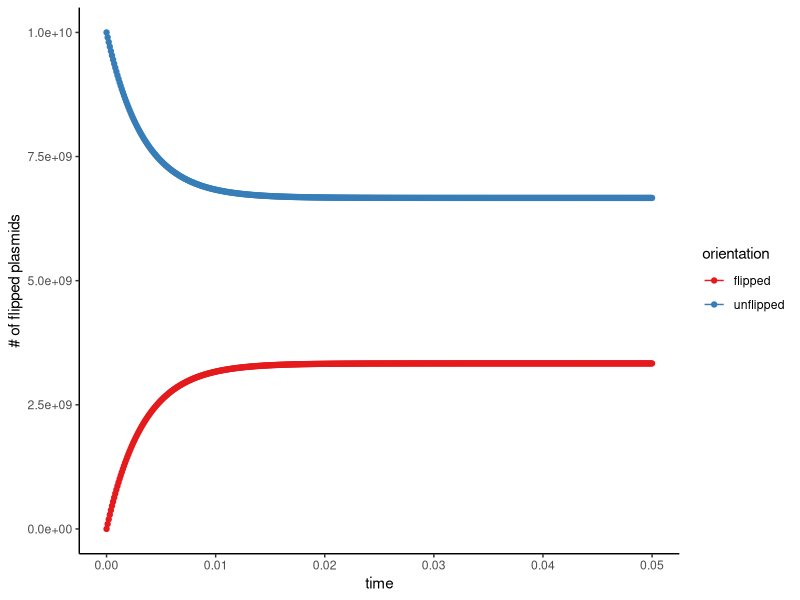

Here is the R script that generated this plot:
# Code for memory-microbe
# Author: Prashant Kalvapalle
# Date started: 1 feb 2019

# initializing variables
r0 <- 1e10 # copies of plasmid (unflipped) in 1 ml culture
f0 <- 0
k1 <- 100 # sec-1
k2 <- 200 # sec-1

i0 <- 1e3 # number of integrase proteins
kcat <- 1 # sec-1
km <- 1e5 # copies
n <- 4 # effective hill coefficient - Integrase tetramerization and binding

# other initializations
t <- seq(0,.05,.0001) # time sequence

# calling libraries
library(deSolve)
library(tidyverse)
library(ggplot2)
library(magrittr)

# differential equations
func_i <- function(t,y, params) # differential equation for intrinsic flipping - integrase independant
{with(as.list(c(y,params)),
      {f <- y[1]; r <- y[2]
      df <- k1*r - k2*f
      dr <- -df
      dy <- list(c(df,dr))}
)}

func_int <- function(t,y, params) # integrase dependant flipping differential eqn
{with(as.list(c(y,params)),
      {f <- y[1]; r <- y[2]
      df <- k1*r + kcat*i0*r^n/(km + r^n) - k2*f
      dr <- -df
      dy <- list(c(df,dr))}
)}

# Solving ODE for intrinsic flipping
out_i <- ode(c(f = f0, r = r0), times = t, func_i, c(k1,k2))

# polishing ODE output data
out_i1 <- out_i %>% as_tibble() %>% rename(flipped = f, unflipped = r) %>% gather('orientation','# of plasmids', -time)
  
# plotting # of plasmids with time
plt <- out_i1 %>% ggplot(aes(time,`# of plasmids`, color = orientation)) + geom_line() + geom_point() + ylab('# of flipped plasmids') +
       theme_classic() + scale_color_brewer(palette="Set1")  
print(plt)
